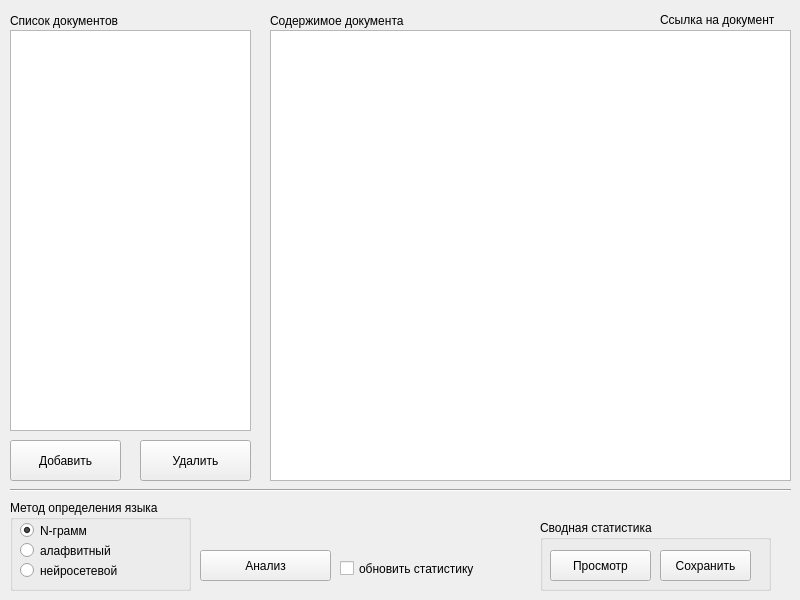
<?xml version="1.0" encoding="UTF-8"?>
<ui version="4.0">
 <class>MainWindow</class>
 <widget class="QMainWindow" name="MainWindow">
  <property name="geometry">
   <rect>
    <x>0</x>
    <y>0</y>
    <width>800</width>
    <height>600</height>
   </rect>
  </property>
  <property name="windowTitle">
   <string>MainWindow</string>
  </property>
  <widget class="QWidget" name="centralwidget">
   <widget class="QListWidget" name="docs_listWidget">
    <property name="geometry">
     <rect>
      <x>10</x>
      <y>30</y>
      <width>241</width>
      <height>401</height>
     </rect>
    </property>
   </widget>
   <widget class="QTextEdit" name="doc_textEdit">
    <property name="geometry">
     <rect>
      <x>270</x>
      <y>30</y>
      <width>521</width>
      <height>451</height>
     </rect>
    </property>
    <property name="readOnly">
     <bool>true</bool>
    </property>
   </widget>
   <widget class="QLabel" name="label">
    <property name="geometry">
     <rect>
      <x>10</x>
      <y>10</y>
      <width>211</width>
      <height>21</height>
     </rect>
    </property>
    <property name="text">
     <string>Список документов</string>
    </property>
   </widget>
   <widget class="QLabel" name="doc_link_label">
    <property name="geometry">
     <rect>
      <x>660</x>
      <y>10</y>
      <width>161</width>
      <height>20</height>
     </rect>
    </property>
    <property name="text">
     <string>Ссылка на документ</string>
    </property>
   </widget>
   <widget class="QLabel" name="label_3">
    <property name="geometry">
     <rect>
      <x>270</x>
      <y>10</y>
      <width>281</width>
      <height>21</height>
     </rect>
    </property>
    <property name="text">
     <string>Содержимое документа</string>
    </property>
   </widget>
   <widget class="QPushButton" name="add_doc_pushButton">
    <property name="geometry">
     <rect>
      <x>10</x>
      <y>440</y>
      <width>111</width>
      <height>41</height>
     </rect>
    </property>
    <property name="text">
     <string>Добавить</string>
    </property>
   </widget>
   <widget class="QPushButton" name="delete_pushButton">
    <property name="geometry">
     <rect>
      <x>140</x>
      <y>440</y>
      <width>111</width>
      <height>41</height>
     </rect>
    </property>
    <property name="text">
     <string>Удалить</string>
    </property>
   </widget>
   <widget class="Line" name="line">
    <property name="geometry">
     <rect>
      <x>10</x>
      <y>480</y>
      <width>781</width>
      <height>20</height>
     </rect>
    </property>
    <property name="orientation">
     <enum>Qt::Horizontal</enum>
    </property>
   </widget>
   <widget class="QGroupBox" name="groupBox">
    <property name="geometry">
     <rect>
      <x>10</x>
      <y>500</y>
      <width>181</width>
      <height>91</height>
     </rect>
    </property>
    <property name="title">
     <string>Метод определения языка</string>
    </property>
    <widget class="QRadioButton" name="n_gramm_radioButton">
     <property name="geometry">
      <rect>
       <x>10</x>
       <y>20</y>
       <width>131</width>
       <height>21</height>
      </rect>
     </property>
     <property name="text">
      <string>N-грамм</string>
     </property>
     <property name="checked">
      <bool>true</bool>
     </property>
    </widget>
    <widget class="QRadioButton" name="alphabet_radioButton">
     <property name="geometry">
      <rect>
       <x>10</x>
       <y>40</y>
       <width>131</width>
       <height>21</height>
      </rect>
     </property>
     <property name="text">
      <string>алафвитный</string>
     </property>
    </widget>
    <widget class="QRadioButton" name="neural_radioButton">
     <property name="geometry">
      <rect>
       <x>10</x>
       <y>60</y>
       <width>131</width>
       <height>21</height>
      </rect>
     </property>
     <property name="text">
      <string>нейросетевой</string>
     </property>
    </widget>
   </widget>
   <widget class="QPushButton" name="analyze_pushButton">
    <property name="geometry">
     <rect>
      <x>200</x>
      <y>550</y>
      <width>131</width>
      <height>31</height>
     </rect>
    </property>
    <property name="text">
     <string>Анализ</string>
    </property>
   </widget>
   <widget class="QGroupBox" name="groupBox_2">
    <property name="geometry">
     <rect>
      <x>540</x>
      <y>520</y>
      <width>231</width>
      <height>71</height>
     </rect>
    </property>
    <property name="title">
     <string>Сводная статистика</string>
    </property>
    <widget class="QPushButton" name="view_pushButton">
     <property name="geometry">
      <rect>
       <x>10</x>
       <y>30</y>
       <width>101</width>
       <height>31</height>
      </rect>
     </property>
     <property name="text">
      <string>Просмотр</string>
     </property>
    </widget>
    <widget class="QPushButton" name="save_pushButton">
     <property name="geometry">
      <rect>
       <x>120</x>
       <y>30</y>
       <width>91</width>
       <height>31</height>
      </rect>
     </property>
     <property name="text">
      <string>Сохранить</string>
     </property>
    </widget>
   </widget>
   <widget class="QCheckBox" name="refresh_statistics_checkBox">
    <property name="geometry">
     <rect>
      <x>340</x>
      <y>560</y>
      <width>221</width>
      <height>17</height>
     </rect>
    </property>
    <property name="text">
     <string>обновить статистику</string>
    </property>
   </widget>
  </widget>
 </widget>
 <resources/>
 <connections/>
</ui>
